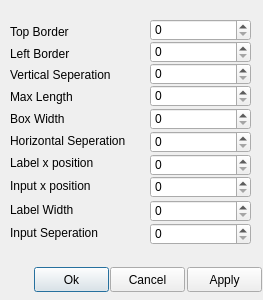
<?xml version="1.0" encoding="UTF-8"?>
<ui version="4.0">
 <class>Resize</class>
 <widget class="QDialog" name="Resize">
  <property name="geometry">
   <rect>
    <x>0</x>
    <y>0</y>
    <width>263</width>
    <height>300</height>
   </rect>
  </property>
  <property name="windowTitle">
   <string>Resize and Reposition</string>
  </property>
  <widget class="QLabel" name="label">
   <property name="geometry">
    <rect>
     <x>10</x>
     <y>46</y>
     <width>111</width>
     <height>16</height>
    </rect>
   </property>
   <property name="text">
    <string>Left Border</string>
   </property>
  </widget>
  <widget class="QLabel" name="label_2">
   <property name="geometry">
    <rect>
     <x>10</x>
     <y>67</y>
     <width>131</width>
     <height>16</height>
    </rect>
   </property>
   <property name="text">
    <string>Vertical Seperation</string>
   </property>
  </widget>
  <widget class="QLabel" name="label_3">
   <property name="geometry">
    <rect>
     <x>10</x>
     <y>24</y>
     <width>111</width>
     <height>16</height>
    </rect>
   </property>
   <property name="text">
    <string>Top Border</string>
   </property>
  </widget>
  <widget class="QLabel" name="label_4">
   <property name="geometry">
    <rect>
     <x>10</x>
     <y>89</y>
     <width>101</width>
     <height>16</height>
    </rect>
   </property>
   <property name="text">
    <string>Max Length</string>
   </property>
  </widget>
  <widget class="QLabel" name="label_5">
   <property name="geometry">
    <rect>
     <x>10</x>
     <y>155</y>
     <width>171</width>
     <height>16</height>
    </rect>
   </property>
   <property name="text">
    <string>Label x position</string>
   </property>
  </widget>
  <widget class="QLabel" name="label_6">
   <property name="geometry">
    <rect>
     <x>10</x>
     <y>111</y>
     <width>111</width>
     <height>16</height>
    </rect>
   </property>
   <property name="text">
    <string>Box Width</string>
   </property>
  </widget>
  <widget class="QLabel" name="label_7">
   <property name="geometry">
    <rect>
     <x>10</x>
     <y>178</y>
     <width>121</width>
     <height>16</height>
    </rect>
   </property>
   <property name="text">
    <string>Input x position</string>
   </property>
  </widget>
  <widget class="QLabel" name="label_8">
   <property name="geometry">
    <rect>
     <x>10</x>
     <y>133</y>
     <width>161</width>
     <height>16</height>
    </rect>
   </property>
   <property name="text">
    <string>Horizontal Seperation</string>
   </property>
  </widget>
  <widget class="QLabel" name="label_9">
   <property name="geometry">
    <rect>
     <x>10</x>
     <y>202</y>
     <width>121</width>
     <height>16</height>
    </rect>
   </property>
   <property name="text">
    <string>Label Width</string>
   </property>
  </widget>
  <widget class="QLabel" name="label_10">
   <property name="geometry">
    <rect>
     <x>10</x>
     <y>225</y>
     <width>121</width>
     <height>16</height>
    </rect>
   </property>
   <property name="text">
    <string>Input Seperation</string>
   </property>
  </widget>
  <widget class="QSpinBox" name="topSpin">
   <property name="geometry">
    <rect>
     <x>150</x>
     <y>19</y>
     <width>101</width>
     <height>22</height>
    </rect>
   </property>
   <property name="toolTip">
    <string>change the top side of the border bewteen the mainwindow and the first boxes</string>
   </property>
   <property name="maximum">
    <number>10000</number>
   </property>
  </widget>
  <widget class="QSpinBox" name="leftSpin">
   <property name="geometry">
    <rect>
     <x>150</x>
     <y>41</y>
     <width>101</width>
     <height>22</height>
    </rect>
   </property>
   <property name="toolTip">
    <string>change the left side of the border bewteen the mainwindow and the first boxes</string>
   </property>
   <property name="maximum">
    <number>10000</number>
   </property>
  </widget>
  <widget class="QSpinBox" name="vSpin">
   <property name="geometry">
    <rect>
     <x>150</x>
     <y>63</y>
     <width>101</width>
     <height>22</height>
    </rect>
   </property>
   <property name="toolTip">
    <string>change the vertical seperation between the boxes</string>
   </property>
   <property name="maximum">
    <number>10000</number>
   </property>
  </widget>
  <widget class="QSpinBox" name="maxSpin">
   <property name="geometry">
    <rect>
     <x>150</x>
     <y>85</y>
     <width>101</width>
     <height>22</height>
    </rect>
   </property>
   <property name="toolTip">
    <string>change the limit of the length of each column of boxes</string>
   </property>
   <property name="maximum">
    <number>10000</number>
   </property>
  </widget>
  <widget class="QSpinBox" name="widthSpin">
   <property name="geometry">
    <rect>
     <x>150</x>
     <y>108</y>
     <width>101</width>
     <height>22</height>
    </rect>
   </property>
   <property name="toolTip">
    <string>change the width of the boxes</string>
   </property>
   <property name="maximum">
    <number>10000</number>
   </property>
  </widget>
  <widget class="QSpinBox" name="inputxSpin">
   <property name="geometry">
    <rect>
     <x>150</x>
     <y>176</y>
     <width>101</width>
     <height>22</height>
    </rect>
   </property>
   <property name="toolTip">
    <string>Change where within the box along the x axis the input control is</string>
   </property>
   <property name="maximum">
    <number>10000</number>
   </property>
  </widget>
  <widget class="QSpinBox" name="hSpin">
   <property name="geometry">
    <rect>
     <x>150</x>
     <y>131</y>
     <width>101</width>
     <height>22</height>
    </rect>
   </property>
   <property name="toolTip">
    <string>Chagne the horizontal seperation between the boxes</string>
   </property>
   <property name="maximum">
    <number>10000</number>
   </property>
  </widget>
  <widget class="QSpinBox" name="labelxSpin">
   <property name="geometry">
    <rect>
     <x>150</x>
     <y>154</y>
     <width>101</width>
     <height>22</height>
    </rect>
   </property>
   <property name="toolTip">
    <string>Change where along the x axis of the box the label is</string>
   </property>
   <property name="maximum">
    <number>10000</number>
   </property>
  </widget>
  <widget class="QSpinBox" name="inputSepSpin">
   <property name="geometry">
    <rect>
     <x>150</x>
     <y>223</y>
     <width>101</width>
     <height>22</height>
    </rect>
   </property>
   <property name="toolTip">
    <string>Change the gap between the input controls</string>
   </property>
   <property name="maximum">
    <number>10000</number>
   </property>
  </widget>
  <widget class="QSpinBox" name="labelWidthSpin">
   <property name="geometry">
    <rect>
     <x>150</x>
     <y>200</y>
     <width>101</width>
     <height>22</height>
    </rect>
   </property>
   <property name="toolTip">
    <string>Change the width of the labels</string>
   </property>
   <property name="maximum">
    <number>10000</number>
   </property>
  </widget>
  <widget class="QPushButton" name="ok">
   <property name="geometry">
    <rect>
     <x>34</x>
     <y>267</y>
     <width>75</width>
     <height>25</height>
    </rect>
   </property>
   <property name="text">
    <string>Ok</string>
   </property>
  </widget>
  <widget class="QPushButton" name="cancel">
   <property name="geometry">
    <rect>
     <x>110</x>
     <y>267</y>
     <width>75</width>
     <height>25</height>
    </rect>
   </property>
   <property name="text">
    <string>Cancel</string>
   </property>
  </widget>
  <widget class="QPushButton" name="apply">
   <property name="geometry">
    <rect>
     <x>187</x>
     <y>267</y>
     <width>75</width>
     <height>25</height>
    </rect>
   </property>
   <property name="text">
    <string>Apply</string>
   </property>
  </widget>
 </widget>
 <resources/>
 <connections/>
</ui>
